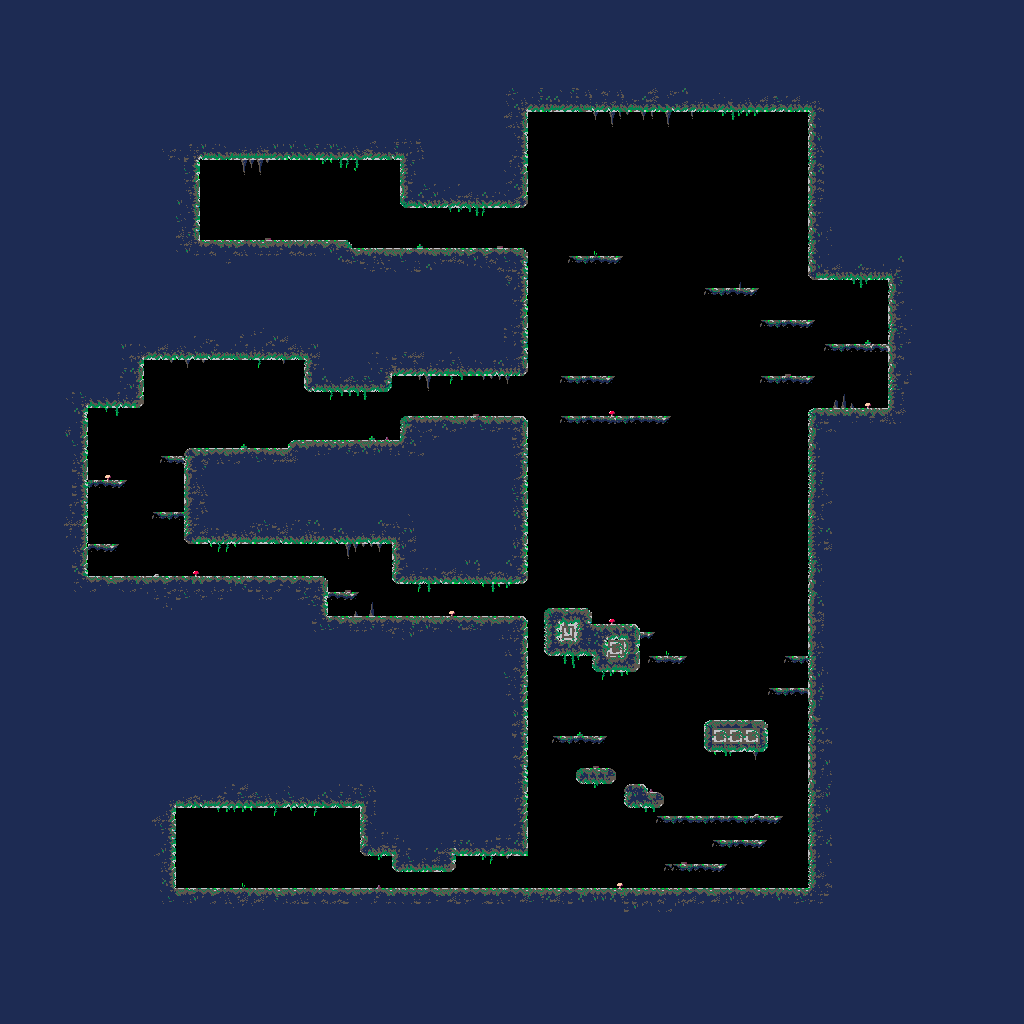

A 2D game scene composited from a Tiled map and its tileset images. What follows is a short description and the map's XML, with each tile layer's data collapsed to a summary:
An orthogonal 128x128 tile map with 8x8 px tiles, 1 tile layer (Tile Layer 1).

<map version="1.2" tiledversion="1.3.5" orientation="orthogonal" renderorder="right-down" width="128" height="128" tilewidth="8" tileheight="8" infinite="0" backgroundcolor="#000000" nextlayerid="2" nextobjectid="1">
 <tileset firstgid="1" name="tilemap_dungeon_2x" tilewidth="8" tileheight="8" tilecount="144" columns="12">
  <image source="tilemap_dungeon_2x.bmp" width="96" height="96" />
 </tileset>
 <layer id="1" name="Tile Layer 1" width="128" height="128">
  <data>[16384 cells, 11775 non-empty, 108 distinct tile ids]</data>
 </layer>
</map>
